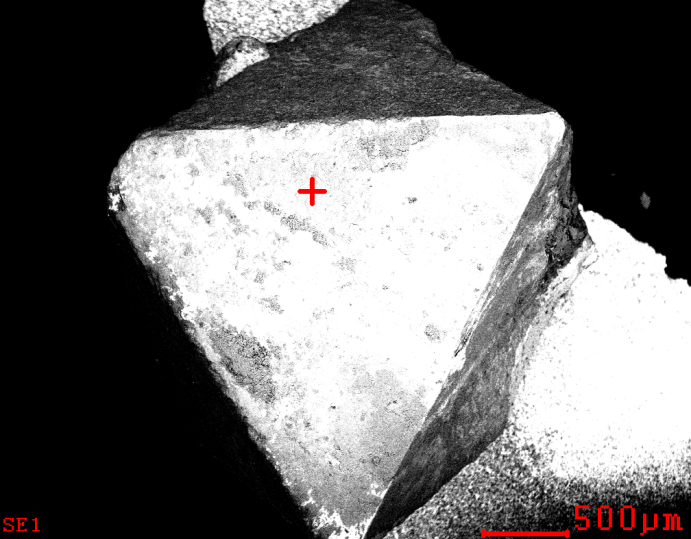
#> input picture data/images/spectrum_fc5f9e08-e1c0-4adc-88db-2b6d535f9d5c.png, 691 x 539 px
$ python -i vectorize.py   (imports and definitions only)
#> lines starting #> are read from the running program, lines starting #| are printed output that depends on the picture; after the words box and inside, x2 and y2 are one past the last pixel; in counts of white or black regions, pixels touching at a corner belong together
import cv2
import numpy as np


def read_image_float(image_path):
    """Lee una imagen y la convierte a formato float normalizado."""
    img = cv2.imread(image_path)
    if img is None:
        return None
    if len(img.shape) == 2 or img.shape[2] == 1:
        img = cv2.cvtColor(img, cv2.COLOR_GRAY2BGR)
    img = img.astype(np.float32) / 255.0
    return img


def preprocess_image(img):
    """Aplica filtro Gaussiano para suavizar la imagen."""
    return cv2.GaussianBlur(img, (5, 5), 0)


def convert_to_grayscale(img):
    """Convierte imagen a escala de grises."""
    return cv2.cvtColor(img, cv2.COLOR_BGR2GRAY)


def extract_mask(gray, threshold=0.99):
    """Crea máscara binaria basada en umbralización."""
    mask = (gray < threshold).astype(np.uint8) * 255
    return mask


def crop_mask(mask, row_bounds=None):
    """Recorta la máscara a la región de interés."""
    # Recorte horizontal
    col_sum = np.sum(mask, axis=0)
    nonzero_cols = np.where(col_sum > 0)[0]
    if nonzero_cols.size == 0:
        col_start, col_end = 0, mask.shape[1]
    else:
        col_start = nonzero_cols[0]
        col_end = nonzero_cols[-1] + 1

    # Recorte vertical: usa row_bounds si se proporciona
    if row_bounds is not None:
        row_start, row_end = row_bounds
    else:
        row_sum = np.sum(mask, axis=1)
        nonzero_rows = np.where(row_sum > 0)[0]
        if nonzero_rows.size == 0:
            row_start, row_end = 0, mask.shape[0]
        else:
            row_start = nonzero_rows[0]
            row_end = nonzero_rows[-1] + 1

    mask_cropped = mask[row_start:row_end, col_start:col_end]
    return mask_cropped, row_start, row_end, col_start, col_end


def compute_signature(mask_cropped, method="mean"):
    """Calcula la firma del espectro."""
    if method == "max":
        signature = np.max(mask_cropped, axis=0)
    else:
        signature = np.mean(mask_cropped, axis=0)
    return signature


def resize_signature(signature, vector_size=200):
    """Redimensiona la firma a un vector de tamaño fijo."""
    if signature.size == 0:
        return None
    x_old = np.arange(signature.size)
    x_new = np.linspace(0, signature.size - 1, vector_size)
    resized = np.interp(x_new, x_old, signature)
    return resized.astype(np.float32)


def normalize_vector(vec):
    """Normaliza el vector usando norma L2."""
    norm = np.linalg.norm(vec)
    if norm == 0:
        return None
    normalized = vec / norm
    return normalized


def vectorize_spectrum(image_path, vector_size=200, threshold=0.99, row_bounds=(150,250), method="mean"):
    """
    Pipeline completo de vectorización de espectros EDS.

    Args:
        image_path: Ruta a la imagen del espectro
        vector_size: Tamaño final del vector (default: 200)
        threshold: Umbral para binarización (default: 0.99)
        row_bounds: Límites de filas para recorte (default: (150,250))
        method: Método de cálculo de firma ("mean" o "max")

    Returns:
        numpy.array: Vector normalizado del espectro o None si falla
    """
    # Pipeline de procesamiento
    img = read_image_float(image_path)
#> in read_image_float, img is the input picture: shape (539, 691, 3); mean B, G, R 112.9, 112.9, 114.1
    if img is None:
        return None

    img = preprocess_image(img)
    gray = convert_to_grayscale(img)
    mask = extract_mask(gray, threshold=threshold)
#> in extract_mask, `mask = (gray < threshold).astype(np.uint8) * 255`:
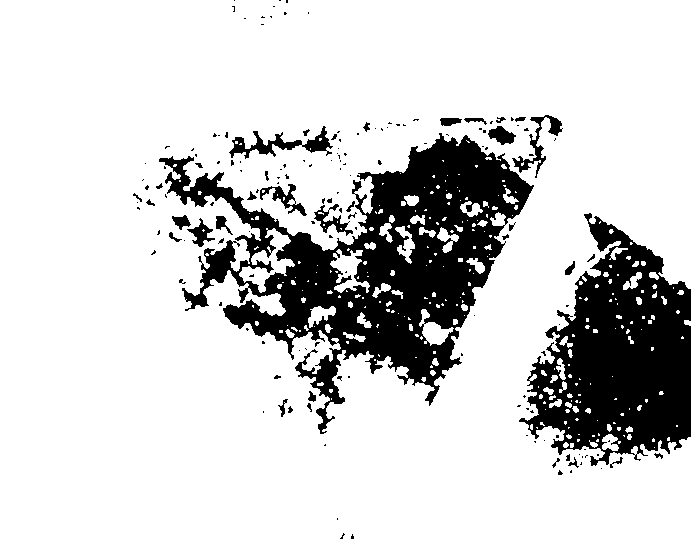
#> mask: shape (539, 691); 81.8% white; 160 black regions (121 under 20 px), largest, box (x1, y1, x2, y2) and area: (159, 133, 534, 434) 38044, (519, 213, 691, 466) 24380, (229, 126, 333, 159) 1069
    mask_cropped, r_st, r_ed, c_st, c_ed = crop_mask(mask, row_bounds=row_bounds)
#> in crop_mask, `col_sum = np.sum(mask, axis=0)`: col_sum = 691 values, max 137445 at index 0, min 79305 at index 601, mean 112461.6
#> in crop_mask, `nonzero_cols = np.where(col_sum > 0)[0]`: nonzero_cols = 691 values from 0 to 690
#> in crop_mask, `col_start = nonzero_cols[0]`: col_start = 0
#> in crop_mask, `col_end = nonzero_cols[-1] + 1`: col_end = 691
#> in crop_mask, `mask_cropped = mask[row_start:row_end, col_start:col_end]`:
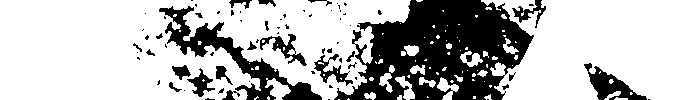
#> mask_cropped: shape (100, 691); 73% white; 71 black regions (47 under 20 px), largest, box (x1, y1, x2, y2) and area: (334, 0, 534, 100) 12044, (159, 6, 322, 100) 3136, (584, 63, 647, 100) 897
#> r_st = 150; r_ed = 250; c_st = 0; c_ed = 691
    signature = compute_signature(mask_cropped, method=method)
#> in compute_signature, `signature = np.mean(mask_cropped, axis=0)`: signature = 691 values, max 255 at index 0, min 5.1 at index 435, mean 186.1
    resized_sig = resize_signature(signature, vector_size=vector_size)
#> in resize_signature, `resized = np.interp(x_new, x_old, signature)`: resized = 200 values, max 255 at index 0, min 12.75 at index 123, mean 186.4
#> resized_sig has the same summary as resized in resize_signature

    if resized_sig is None:
        return None

    normalized_sig = normalize_vector(resized_sig)
#> in normalize_vector, `norm = np.linalg.norm(vec)`: norm = 2841
#> in normalize_vector, `normalized = vec / norm`: normalized = 200 values, max 0.0898 at index 0, min 0.00449 at index 123, mean 0.0656
#> normalized_sig has the same summary as normalized in normalize_vector
    return normalized_sig

>>> result = vectorize_spectrum('../../data/images/spectrum_fc5f9e08-e1c0-4adc-88db-2b6d535f9d5c.png')
#> result has the same summary as normalized in normalize_vector
